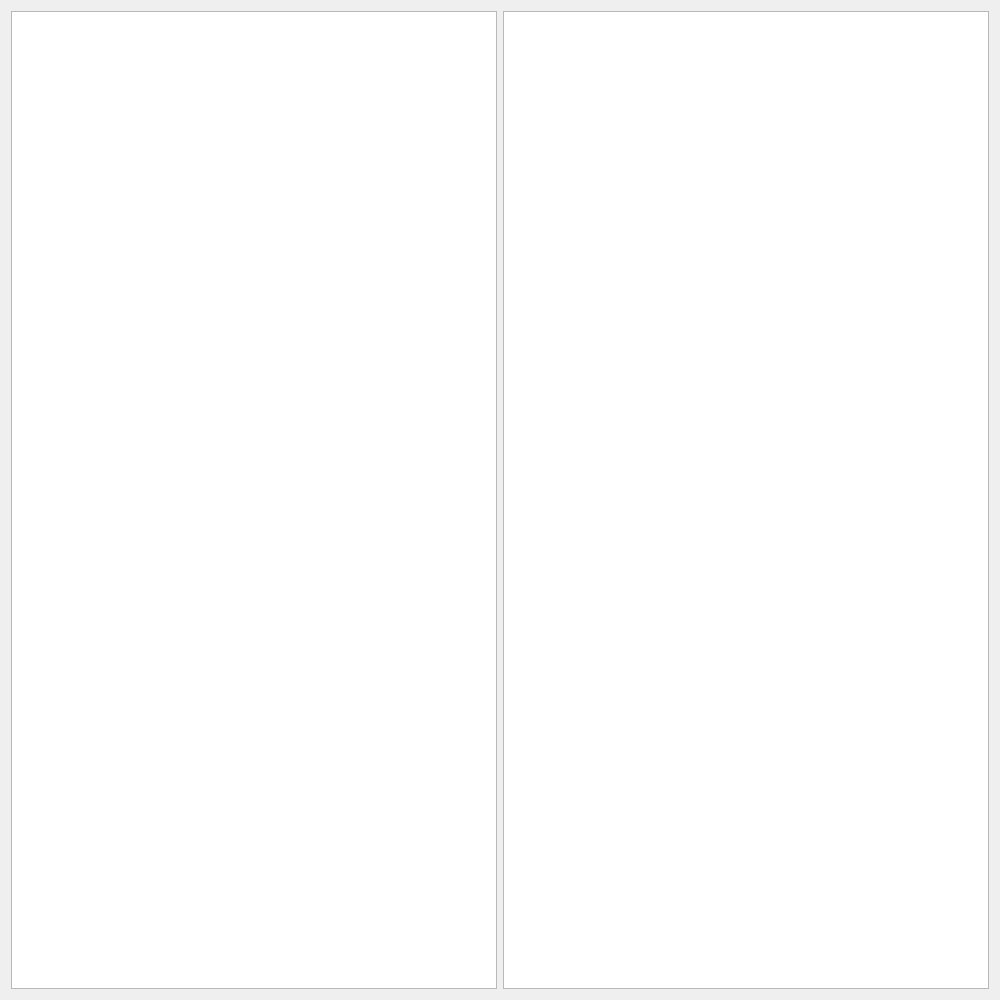
<?xml version="1.0" encoding="UTF-8"?>
<ui version="4.0">
 <class>Dialog</class>
 <widget class="QDialog" name="Dialog">
  <property name="geometry">
   <rect>
    <x>0</x>
    <y>0</y>
    <width>1000</width>
    <height>1000</height>
   </rect>
  </property>
  <property name="baseSize">
   <size>
    <width>8</width>
    <height>12</height>
   </size>
  </property>
  <property name="windowTitle">
   <string>Dialog</string>
  </property>
  <layout class="QHBoxLayout" name="horizontalLayout">
   <item>
    <widget class="QTreeView" name="treeView">
     <property name="minimumSize">
      <size>
       <width>192</width>
       <height>326</height>
      </size>
     </property>
    </widget>
   </item>
   <item>
    <widget class="QListView" name="listView"/>
   </item>
  </layout>
 </widget>
 <layoutdefault spacing="6" margin="11"/>
 <resources/>
 <connections/>
</ui>
